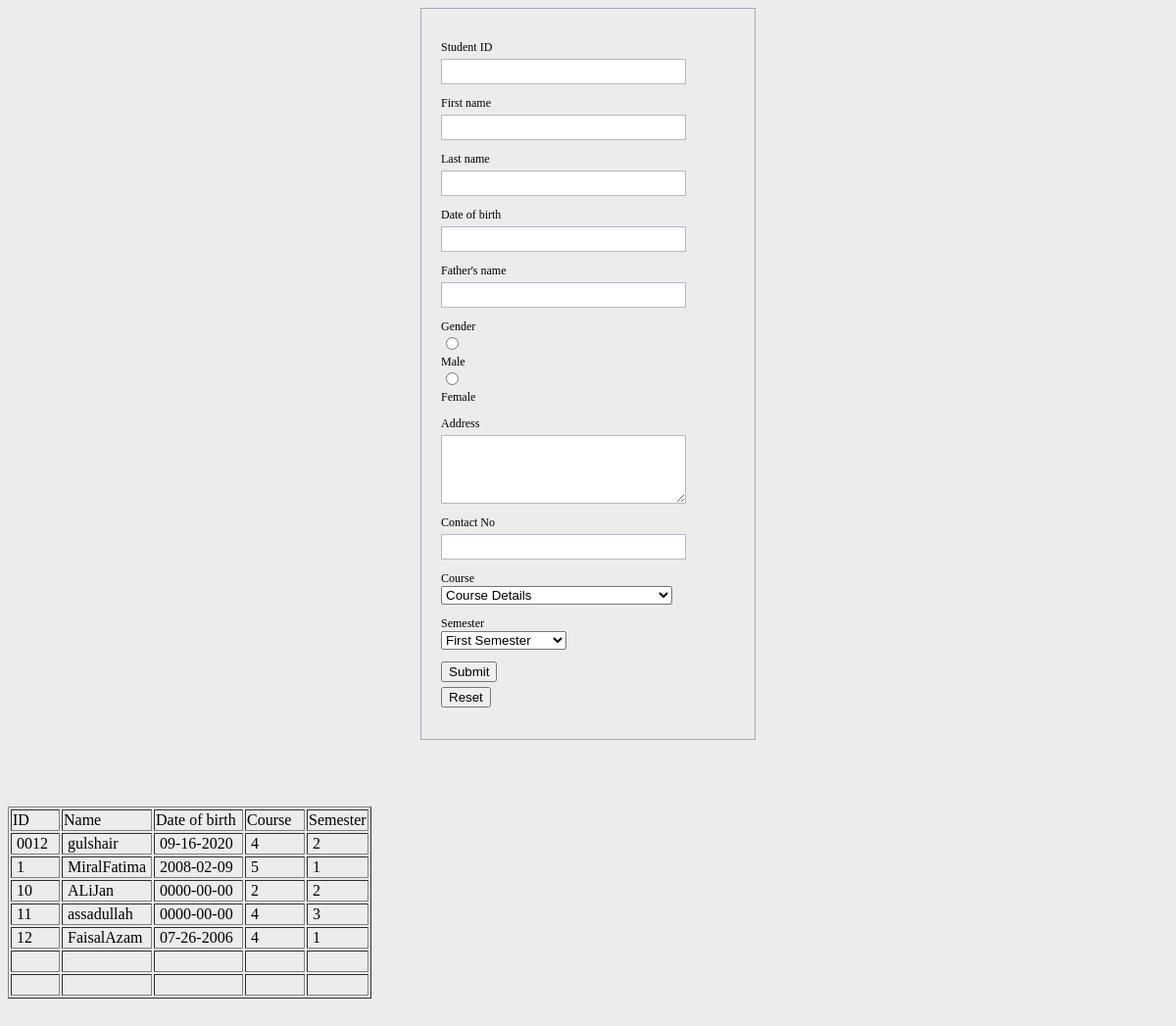
The page /SIstudent/admin/students.php on the database its author committed.
### tables this page shows
CREATE TABLE `studentdetails` (
  `studid` varchar(25) NOT NULL,
  `studfname` varchar(20) NOT NULL,
  `studlname` varchar(20) NOT NULL,
  `fathername` varchar(25) NOT NULL,
  `gender` varchar(20) NOT NULL,
  `address` varchar(100) NOT NULL,
  `contactno` varchar(20) NOT NULL,
  `courseid` bigint(4) NOT NULL,
  `semester` varchar(20) NOT NULL,
  `dob` varchar(30) NOT NULL,
  `email` varchar(50) NOT NULL,
  `password` varchar(30) NOT NULL
);

### SIstudent/admin/students.php (the view, shortened to what this page needs)
<?php
include("validation.php");
$result = mysql_query("SELECT * FROM studentdetails");
?>
<form name="form1" method="post" action="" id="formID" class="formular">
  <p>
    <label for="textfield">Student ID</label>
    <input type="text" name="studid" id="textid" class="validate[required] text-input">
  </p>
  <p>
    <label for="textfield2">First name</label>
    <input type="text" name="studfname" id="textfname" class="validate[required] text-input">
  </p>
  <p>
    <label for="textfield3">Last name</label>
    <input type="text" name="studlname" id="textlname" class="validate[required] text-input">
  </p>
  <p>
    <label for="textfield4">Date of birth</label>
    <input type="text" name="dob" id="textdob" class="validate[required] text-input">
  </p>
  <p>
    <label for="textfield5">Father's name</label>
    <input type="text" name="fname" id="textfield5" class="validate[required] text-input">
  </p>
  <p>Gender
    <input type="radio" name="gender" id="radio" value="Male">
    <label for="radio">Male</label>
    <input type="radio" name="gender" id="radio2" value="Female">
    <label for="radio2">Female</label>
  </p>
  <p>
    <label for="textarea">Address</label>
    <textarea name="address" id="textarea" class="validate[required]" cols="45" rows="5"></textarea>
  </p>
  <p>
    <label for="textfield6">Contact No</label>
    <input type="text" name="contact" id="textfield6" class="validate[required] text-input">
  </p>
  <p>
    <label for="textfield7">Course </label>
    <select name="course">
     <option value="">Course Details</option>
    </select>
  </p>
  <p>
    <label for="textfield8">Semester</label>
    <select name="semester" id="select">
      <option value="1">First Semester</option>
    </select>
  </p>
  <p>
    <input type="submit" name="button" id="button" value="Submit">
    <input type="submit" name="button2" id="button2" value="Reset">
  </p>
</form>
<p>&nbsp;</p>
<table width="371" border="1">
  <tr>
    <td width="46">ID</td>
    <td width="88">Name</td>
    <td width="87">Date of birth</td>
    <td width="57">Course</td>
    <td width="59">Semester</td>
  </tr>
  <?php
  while($row = mysql_fetch_array($result))
  {
  echo "<tr>";
  echo "<td>&nbsp;" . $row['studid'] . "</td>";
  echo "<td>&nbsp;" . $row['studfname']. $row['studlname'] . "</td>";
	 echo "<td>&nbsp;" . $row['dob'] . "</td>";
	  echo "<td>&nbsp;" . $row['courseid'] . "</td>";
	   echo "<td>&nbsp;" . $row['semester'] . "</td>";
  echo "</tr>&nbsp;";
  }
?>
  <tr>
    <td>&nbsp;</td>
    <td>&nbsp;</td>
    <td>&nbsp;</td>
    <td>&nbsp;</td>
    <td>&nbsp;</td>
  </tr>
  <tr>
    <td>&nbsp;</td>
    <td>&nbsp;</td>
    <td>&nbsp;</td>
    <td>&nbsp;</td>
    <td>&nbsp;</td>
  </tr>
</table>
<p>&nbsp;</p>

### SIstudent/admin/css/template.css (style rules this page uses)
form.formular { font-family: tahoma, verdana, "sans-serif"; font-size: 12px; padding: 20px; border: 1px solid #A5A8B8; width: 300px; margin: 0 auto; }
.formular input,.formular select,.formular textarea { display: block; margin-bottom: 5px; }
.formular .text-input { width: 250px; color: #555; padding: 4px; border: 1px solid #B5B8C8; font-size: 14px; margin-top: 4px; background: #FFF repeat-x; }
.formular textarea { width: 250px; height: 70px; color: #555; padding: 4px; border: 1px solid #B5B8C8; font-size: 14px; margin-top: 4px; background: #FFF repeat-x; }

### rows shown on the page
studentdetails: studid "0012", studfname "gul", studlname "shair", dob "09-16-2020", courseid "4", semester "2"
studentdetails: studid "1", studfname "Miral", studlname "Fatima", dob "2008-02-09", courseid "5", semester "1"
studentdetails: studid "10", studfname "ALi", studlname "Jan", dob "0000-00-00", courseid "2", semester "2"
studentdetails: studid "11", studfname "assad", studlname "ullah", dob "0000-00-00", courseid "4", semester "3"
studentdetails: studid "12", studfname "Faisal", studlname "Azam", dob "07-26-2006", courseid "4", semester "1"
